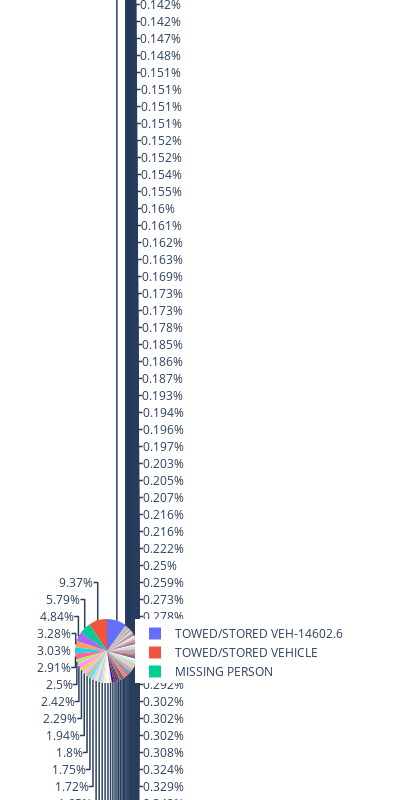

Notebook source saved alongside this figure:
### Code cell
# pie chart 
# df = px.data.tips()
# df
# fig = px.pie(crimes, values='ucr_ncic_code', names='crimedescr', width=400, height=800)
# fig.show()

### Figure 1 — Plotly figure (JSON) as saved in the notebook; plotly's stock layout.template omitted (floating-point values rounded to 4 significant figures; data arrays with more than 128 entries replaced by an {"elided": "..."} marker saying what was removed)
{"data": [{"domain": {"x": [0, 1], "y": [0, 1]}, "hovertemplate": "crimedescr=%{label}<br>ucr_ncic_code=%{value}<extra></extra>", "labels": {"elided": "7584 str values"}, "legendgroup": "", "name": "", "showlegend": true, "type": "pie", "values": {"elided": "7584 int values"}}], "layout": {"height": 800, "legend": {"tracegroupgap": 0}, "margin": {"t": 60}, "width": 400}}
